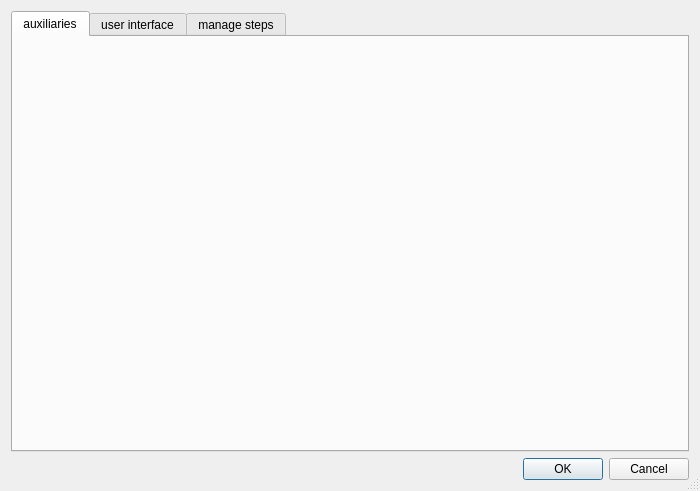
<?xml version="1.0" encoding="UTF-8"?>
<ui version="4.0">
 <class>SettingsDialog</class>
 <widget class="QDialog" name="SettingsDialog">
  <property name="geometry">
   <rect>
    <x>0</x>
    <y>0</y>
    <width>700</width>
    <height>491</height>
   </rect>
  </property>
  <property name="windowTitle">
   <string>Settings</string>
  </property>
  <property name="sizeGripEnabled">
   <bool>true</bool>
  </property>
  <property name="modal">
   <bool>true</bool>
  </property>
  <layout class="QVBoxLayout" name="verticalLayout">
   <item>
    <widget class="QTabWidget" name="mpTab">
     <property name="currentIndex">
      <number>0</number>
     </property>
     <widget class="cedar::aux::gui::SettingsWidget" name="mpAuxSettingsTab">
      <attribute name="title">
       <string>auxiliaries</string>
      </attribute>
     </widget>
     <widget class="cedar::proc::gui::UiSettings" name="mpUiSettingsTab">
      <attribute name="title">
       <string>user interface</string>
      </attribute>
     </widget>
     <widget class="cedar::proc::gui::StepManager" name="mpStepManageTab">
      <attribute name="title">
       <string>manage steps</string>
      </attribute>
     </widget>
    </widget>
   </item>
   <item>
    <widget class="QDialogButtonBox" name="mpDialogButtons">
     <property name="orientation">
      <enum>Qt::Horizontal</enum>
     </property>
     <property name="standardButtons">
      <set>QDialogButtonBox::Cancel|QDialogButtonBox::Ok</set>
     </property>
    </widget>
   </item>
  </layout>
 </widget>
 <customwidgets>
  <customwidget>
   <class>cedar::proc::gui::UiSettings</class>
   <extends>QWidget</extends>
   <header>cedar/processing/gui/UiSettings.h</header>
   <container>1</container>
  </customwidget>
  <customwidget>
   <class>cedar::aux::gui::SettingsWidget</class>
   <extends>QWidget</extends>
   <header>cedar/auxiliaries/gui/SettingsWidget.h</header>
   <container>1</container>
  </customwidget>
  <customwidget>
   <class>cedar::proc::gui::StepManager</class>
   <extends>QWidget</extends>
   <header>cedar/processing/gui/StepManager.h</header>
   <container>1</container>
  </customwidget>
 </customwidgets>
 <resources/>
 <connections>
  <connection>
   <sender>mpDialogButtons</sender>
   <signal>accepted()</signal>
   <receiver>SettingsDialog</receiver>
   <slot>accept()</slot>
   <hints>
    <hint type="sourcelabel">
     <x>248</x>
     <y>254</y>
    </hint>
    <hint type="destinationlabel">
     <x>157</x>
     <y>274</y>
    </hint>
   </hints>
  </connection>
  <connection>
   <sender>mpDialogButtons</sender>
   <signal>rejected()</signal>
   <receiver>SettingsDialog</receiver>
   <slot>reject()</slot>
   <hints>
    <hint type="sourcelabel">
     <x>316</x>
     <y>260</y>
    </hint>
    <hint type="destinationlabel">
     <x>286</x>
     <y>274</y>
    </hint>
   </hints>
  </connection>
 </connections>
</ui>
